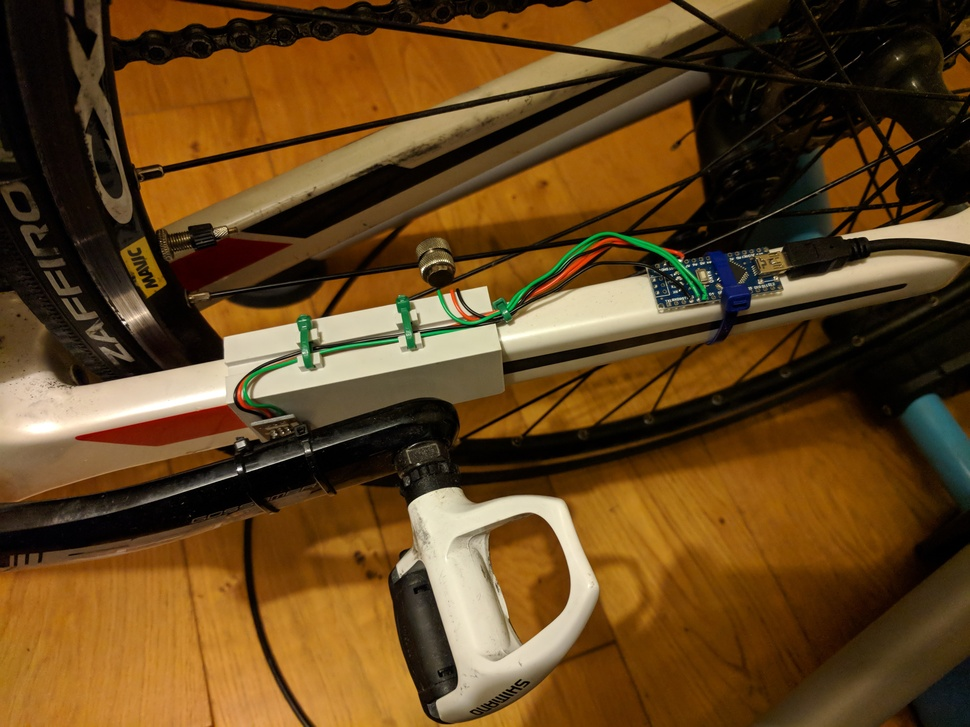
#> input picture Chainstay_Bracket.jpg, 970 x 727 px, shrunk from 4048 x 3036 before the run; its folder holds only this picture in this run
$ python -i visual.py   (imports and definitions only)
#> lines starting #> are read from the running program, lines starting #| are printed output that depends on the picture
# Sort imports
import serial
import matplotlib.pyplot as plt
import matplotlib.animation as animation
import numpy as np
from test_excel import export_to_xl

def parse_data(data):
    ''' Parse data read from serial into seperate distance and cadence data.

    Keyword arguements:
    data -- string containing distance and cadence data e.g 0.00,0

    Returns:
    (distance, cadence, elapsed_time) -- tuple with parsed distance, cadence and elapsed_time data as float, int and int
    '''
    data = data.decode("UTF-8").rstrip()
    if data == '':
        distance = 0.0
        cadence = 0
        elapsed_time = 0
    else:
        distance = float(data.split(",")[0])
        cadence = int(data.split(",")[1])
        elapsed_time = int(data.split(",")[2])
    return (distance, cadence, elapsed_time)

# [49 lines left out: functions update_data, update_graphs, not called in this run]

# [34 lines not run here, left out]

>>> import cv2
>>> picture = cv2.imread('../Chainstay_Bracket.jpg', cv2.IMREAD_GRAYSCALE)
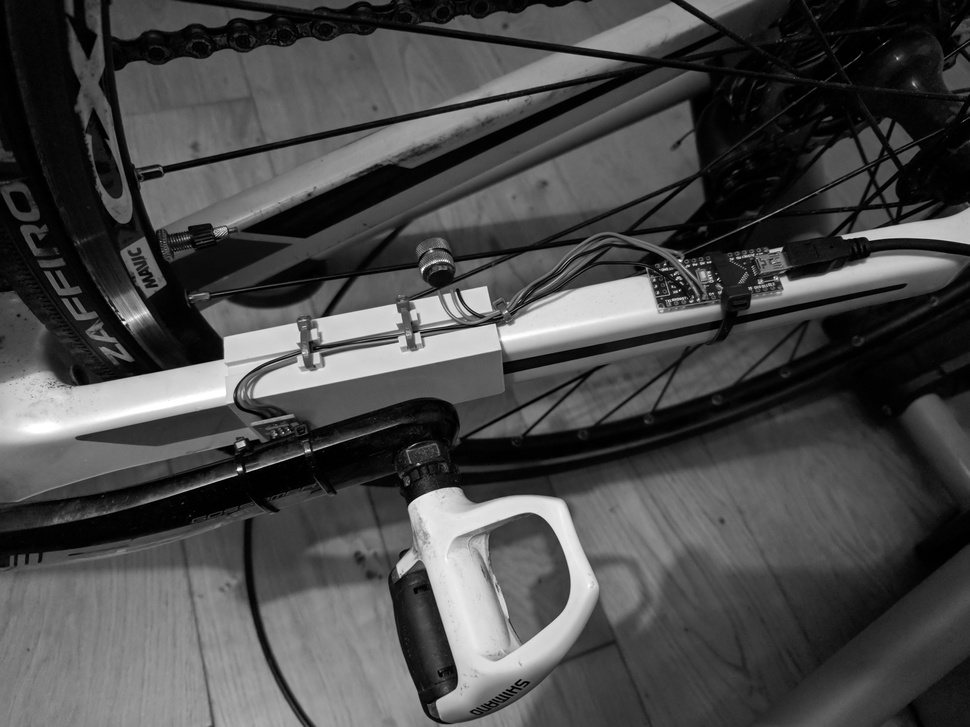
#> picture: shape (727, 970); min 0, max 255, mean 73.4
#> (the run stopped early here; a loop or call above may not have finished)

$ run again, on Crank_Magnet.jpg
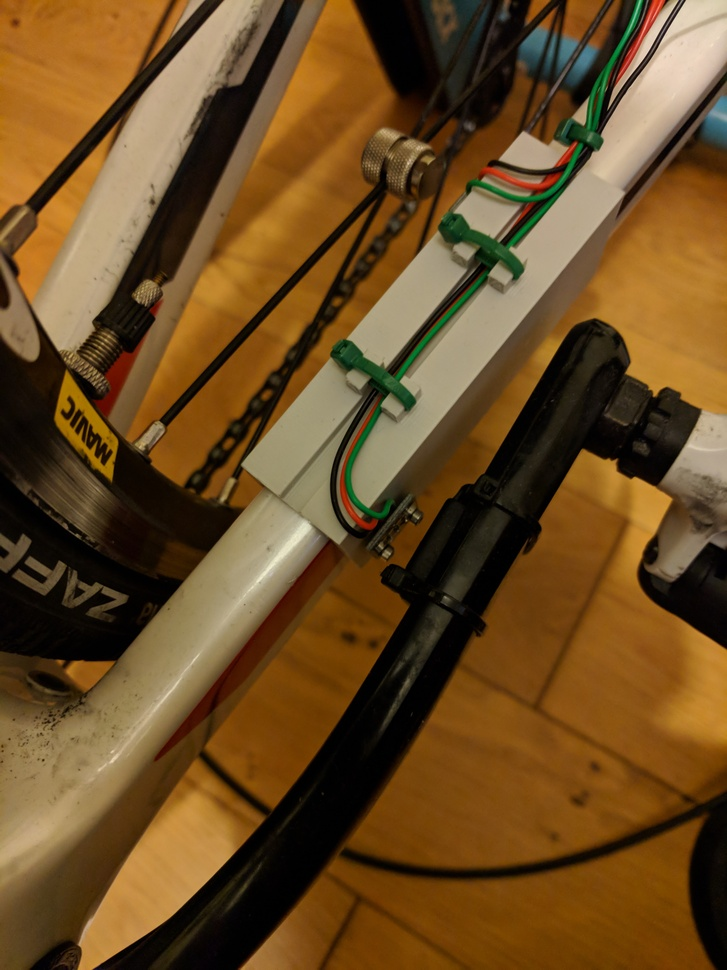
#> input picture Crank_Magnet.jpg, 727 x 970 px, shrunk from 3036 x 4048 before the run
#> `picture = cv2.imread('../Chainstay_Bracket.jpg', cv2.IMREAD_GRAYSCALE)`:
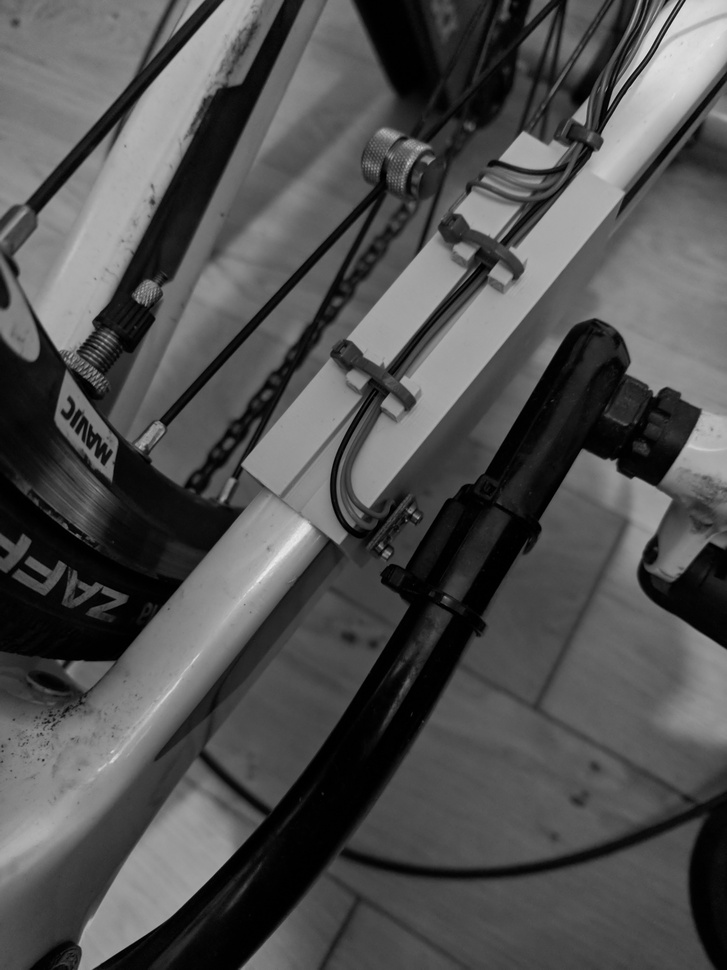
#> picture: shape (970, 727); min 0, max 236, mean 80.5

$ run again, on Wheel_Magnet.jpg
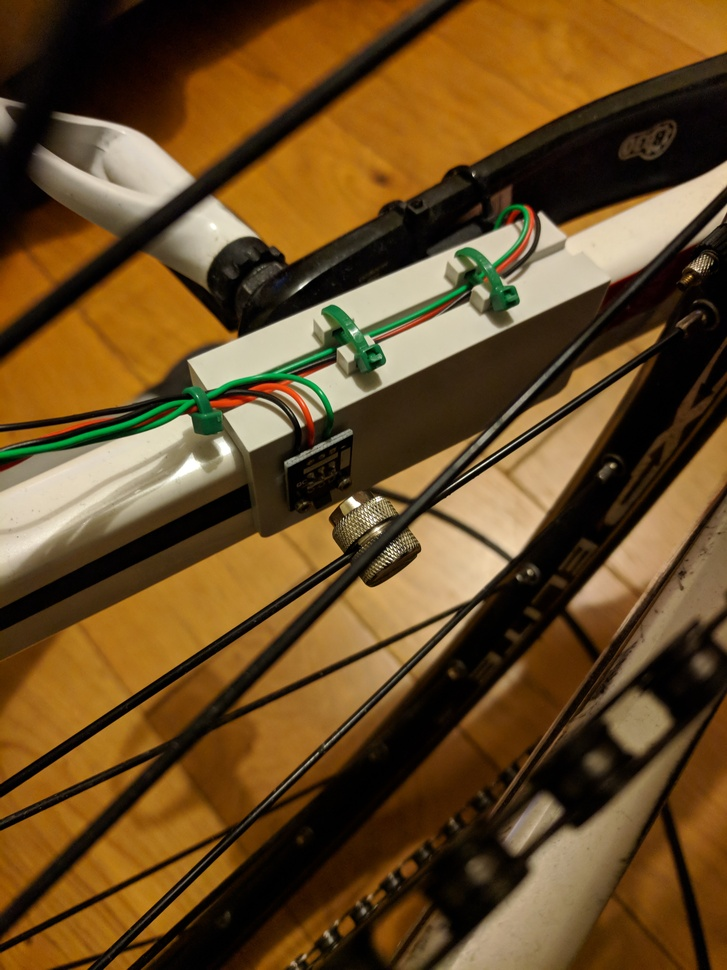
#> input picture Wheel_Magnet.jpg, 727 x 970 px, shrunk from 3036 x 4048 before the run
#> `picture = cv2.imread('../Chainstay_Bracket.jpg', cv2.IMREAD_GRAYSCALE)`:
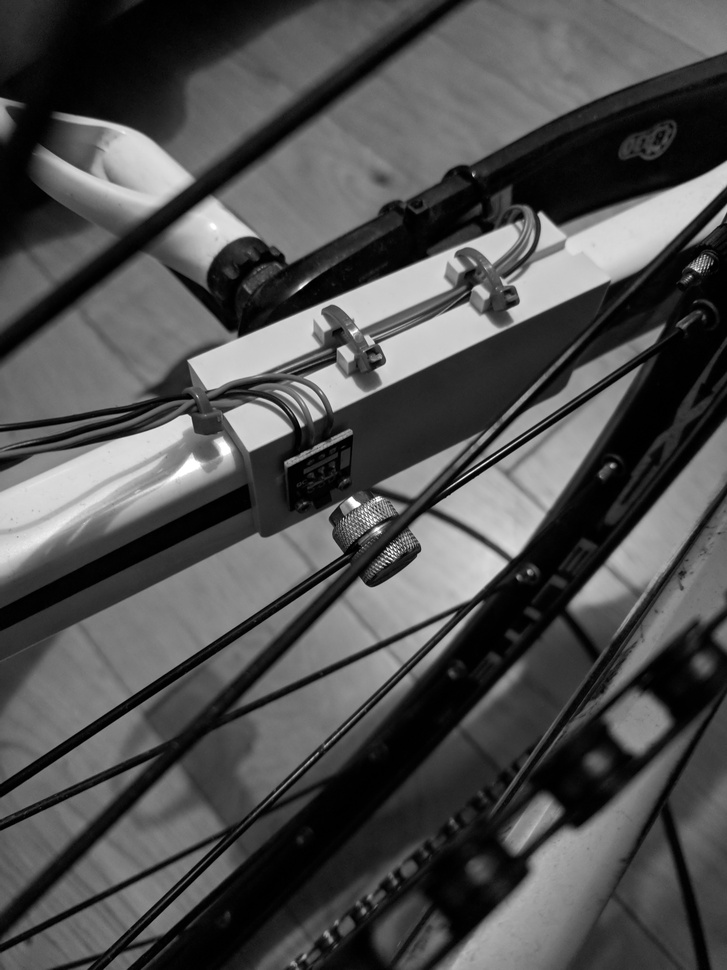
#> picture: shape (970, 727); min 0, max 255, mean 79.2
